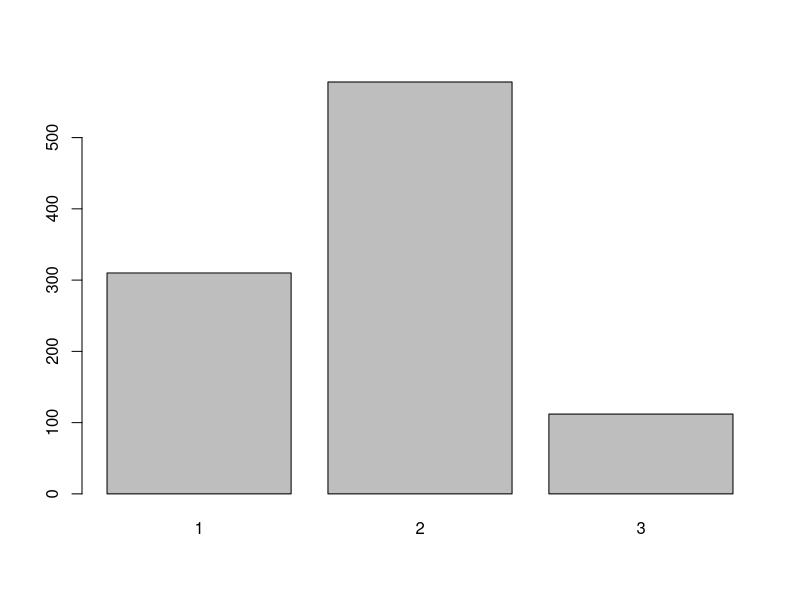

R code for this plot:
## ---- chunk 1
print(sample(c(2,5,3), size=3, replace=FALSE))
print(sample(c(2,5,3), size=3, replace=TRUE))
barplot(table(sample(1:3, size=1000, replace=TRUE, prob=c(.30,.60,.10))))

